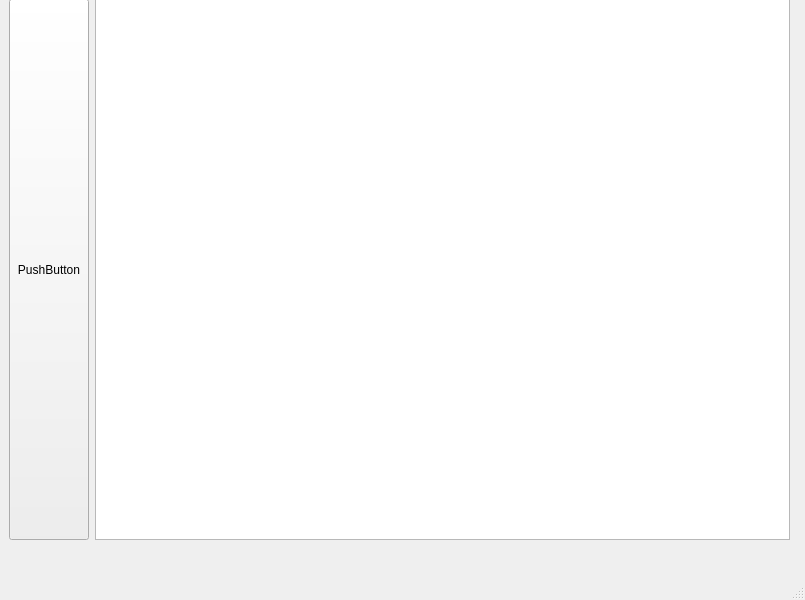
<?xml version="1.0" encoding="UTF-8"?>
<ui version="4.0">
 <class>MainWindow</class>
 <widget class="QMainWindow" name="MainWindow">
  <property name="geometry">
   <rect>
    <x>0</x>
    <y>0</y>
    <width>805</width>
    <height>600</height>
   </rect>
  </property>
  <property name="windowTitle">
   <string>MainWindow</string>
  </property>
  <widget class="QWidget" name="centralwidget">
   <widget class="QWidget" name="horizontalWidget" native="true">
    <property name="geometry">
     <rect>
      <x>9</x>
      <y>-1</y>
      <width>781</width>
      <height>541</height>
     </rect>
    </property>
    <property name="sizePolicy">
     <sizepolicy hsizetype="Maximum" vsizetype="Maximum">
      <horstretch>0</horstretch>
      <verstretch>0</verstretch>
     </sizepolicy>
    </property>
    <layout class="QHBoxLayout" name="horizontalLayout">
     <property name="sizeConstraint">
      <enum>QLayout::SetMaximumSize</enum>
     </property>
     <item>
      <widget class="QPushButton" name="scanBtn">
       <property name="sizePolicy">
        <sizepolicy hsizetype="Minimum" vsizetype="Expanding">
         <horstretch>0</horstretch>
         <verstretch>0</verstretch>
        </sizepolicy>
       </property>
       <property name="text">
        <string>PushButton</string>
       </property>
      </widget>
     </item>
     <item>
      <widget class="QListWidget" name="list"/>
     </item>
    </layout>
   </widget>
  </widget>
  <widget class="QMenuBar" name="menubar">
   <property name="geometry">
    <rect>
     <x>0</x>
     <y>0</y>
     <width>805</width>
     <height>26</height>
    </rect>
   </property>
  </widget>
  <widget class="QStatusBar" name="statusbar"/>
 </widget>
 <resources/>
 <connections>
  <connection>
   <sender>scanBtn</sender>
   <signal>clicked()</signal>
   <receiver>MainWindow</receiver>
   <slot>scanNow()</slot>
   <hints>
    <hint type="sourcelabel">
     <x>68</x>
     <y>307</y>
    </hint>
    <hint type="destinationlabel">
     <x>158</x>
     <y>-17</y>
    </hint>
   </hints>
  </connection>
 </connections>
 <slots>
  <slot>scanNow()</slot>
 </slots>
</ui>
